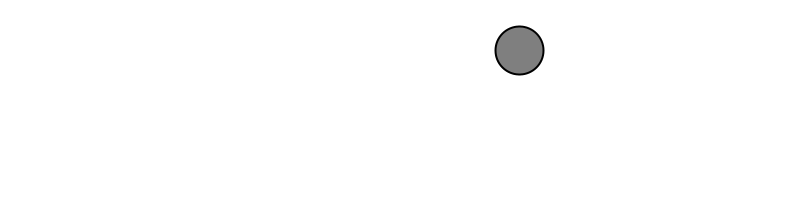
Frame 1 (no input)
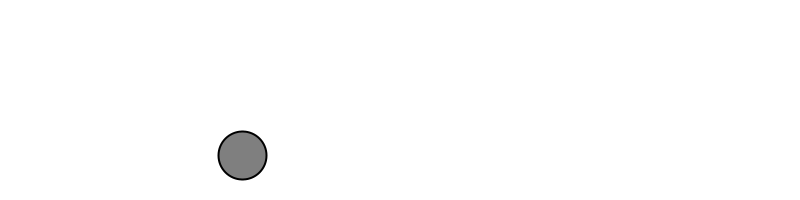
Frame 60 (the mouse pressed at the canvas centre just before this capture)
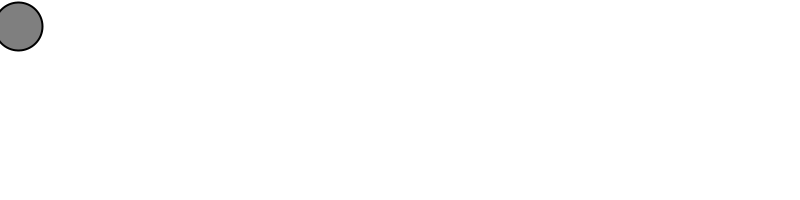
Frame 120 (the mouse held since frame 60 and released just before this capture)

The Processing sketch that drew these frames (run headless with seeded random() and noise(); from frame 60 on, the mouse is pressed at the canvas centre):

// Processing sketch: BallMover
// ── BallMover.pde
Mover mover;

void setup() {
  size(800,200);
  smooth();
  mover = new Mover(); 
}

void draw() {
  background(255);
  
  mover.run();
}

// ── Mover.pde
class Mover {

  PVector location;
  PVector velocity;
  PVector acceleration;
  
  Mover() {
    location = new PVector(random(width), random(height));
    velocity = new PVector(random(-2, 2), random(-2, 2));
    acceleration = new PVector(0.1,-0.3);
  }
  
  void run(){
    update();
    checkEdges();
    render(); 
  }

  private void update() {
    acceleration = new PVector(random(-2, 2), random(-2, 2));
    location.add(velocity);
    velocity.add(acceleration); 
  }

  private void render() {
    stroke(0);
    strokeWeight(2);
    fill(127);
    ellipse(location.x, location.y, 48, 48);
  }

  private void checkEdges() {

    if (location.x > width) {
      location.x = 0;
    } 
    else if (location.x < 0) {
      location.x = width;
    }

    if (location.y > height) {
      location.y = 0;
    } 
    else if (location.y < 0) {
      location.y = height;
    }
  }
}
